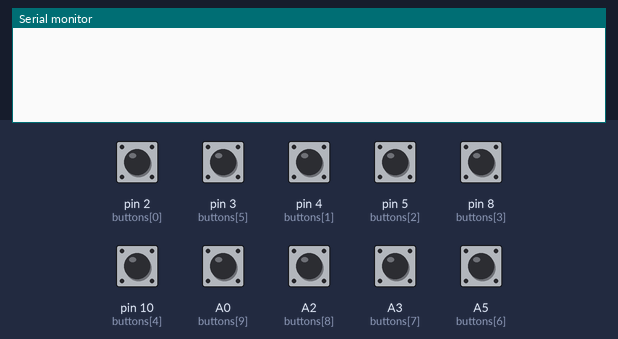
Bench run of a sketch on a simulated Arduino Uno, built with avr-gcc and run on an emulated ATmega328P. Parts: the last lines printed to the serial monitor. The test bench sets the inputs (shaded band); at power-on: A0 (buttons[9]), A2 (buttons[8]), A3 (buttons[7]), A5 (buttons[6]), pin 2 (buttons[0]), pin 3 (buttons[5]), pin 4 (buttons[1]), pin 5 (buttons[2]), pin 8 (buttons[3]), pin 10 (buttons[4]) HIGH.

Above: at 1.2 s.
1.3 s: pin 2 (buttons[0]) pulled LOW for 0.15 s
At 1.8 s:
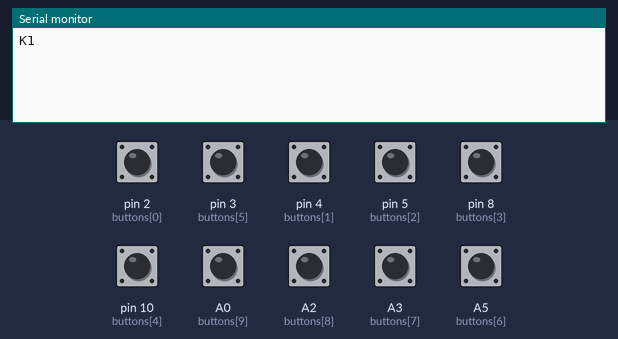
2.9 s: pin 3 (buttons[5]) pulled LOW for 0.15 s
At 4.1 s:
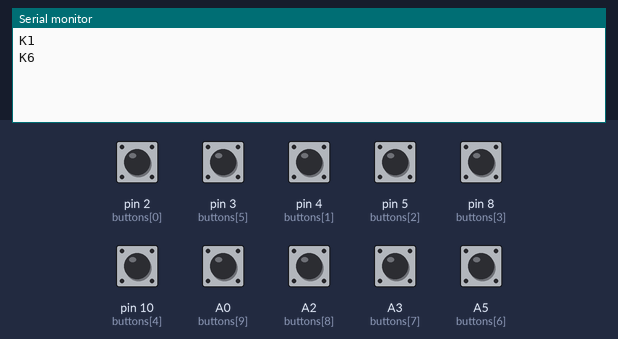
4.5 s: pin 4 (buttons[1]) pulled LOW for 0.15 s
At 5.5 s:
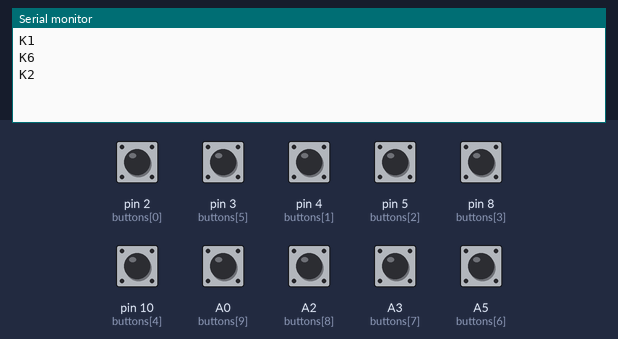
6.1 s: pin 5 (buttons[2]) pulled LOW for 0.15 s
At 6.7 s:
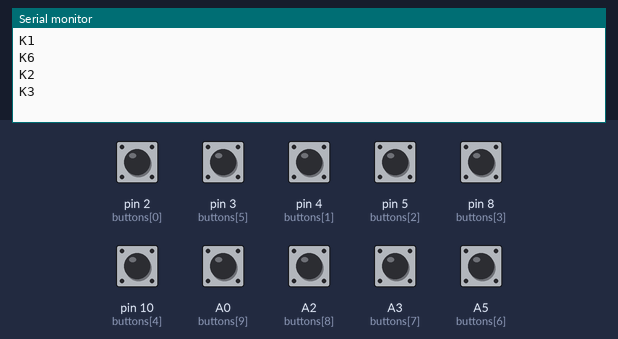
7.7 s: pin 8 (buttons[3]) pulled LOW for 0.15 s
At 8.9 s:
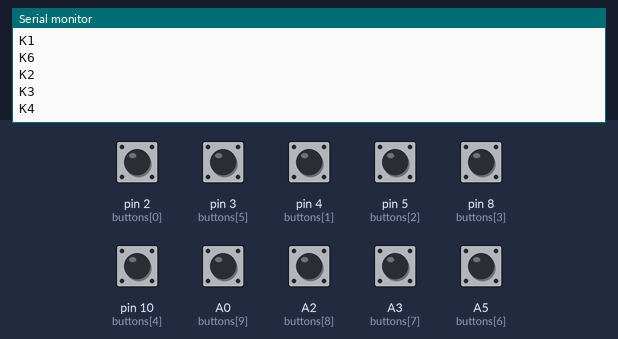
9.3 s: pin 10 (buttons[4]) pulled LOW for 0.15 s
At 10.3 s:
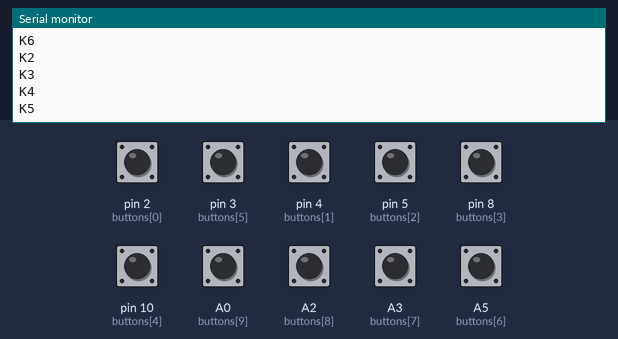
Timing chart, 0 to 11.9 s (numbered marks = the images above; inputs shaded):
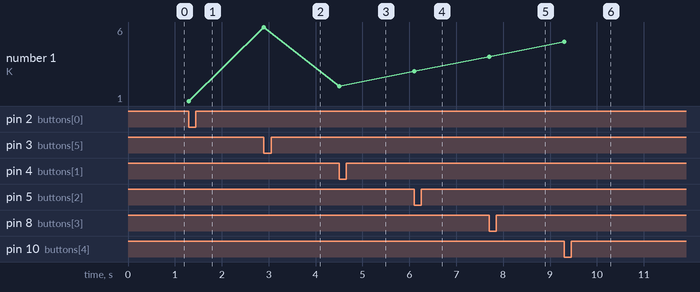

The sketch:

KeyInterpretor.ino
```cpp
//github.com/IAmFatAndLazy

//adjust these variables to suit your configuration
//number of buttons in the array
const int num_buttons = 10;
//actual pins of each button
const int buttons[num_buttons] = {2,4,5,8,10,3,A5,A3,A2,A0};

void setup() {
  // set all buttons to inputs with pullup
  for (int i=0;i<num_buttons;i++) {
     pinMode(buttons[i],INPUT_PULLUP);
  }
  //begins Serial connection
  Serial.begin(9600);
}

void loop() {
//loop through each button checking if its set low (pressed)
for (int i=0;i<num_buttons;i++) {
     if (digitalRead(buttons[i])==LOW) {
      //if pressed, write out which key is pressed to the serial connection
      String outputString = String("K")+String(i+1)+String("\n");
      Serial.write(outputString.c_str());
      delay(300);
     }
  }
}
```

Measured:
- after the input at 1.3 s, the serial monitor: prints a new line at once (image 1)
- after the input at 2.9 s, the serial monitor: prints a new line at once (image 2)
- after the input at 4.5 s, the serial monitor: prints a new line at once (image 3)
- after the input at 6.1 s, the serial monitor: prints a new line at once (image 4)
- after the input at 7.7 s, the serial monitor: prints a new line at once (image 5)
- after the input at 9.3 s, the serial monitor: prints a new line at once (image 6)
- plotted number 1: 1 → 6 after the input at 2.9 s, 6 → 2 after the input at 4.5 s, 2 → 3 after the input at 6.1 s, 3 → 4 after the input at 7.7 s, 4 → 5 after the input at 9.3 s
